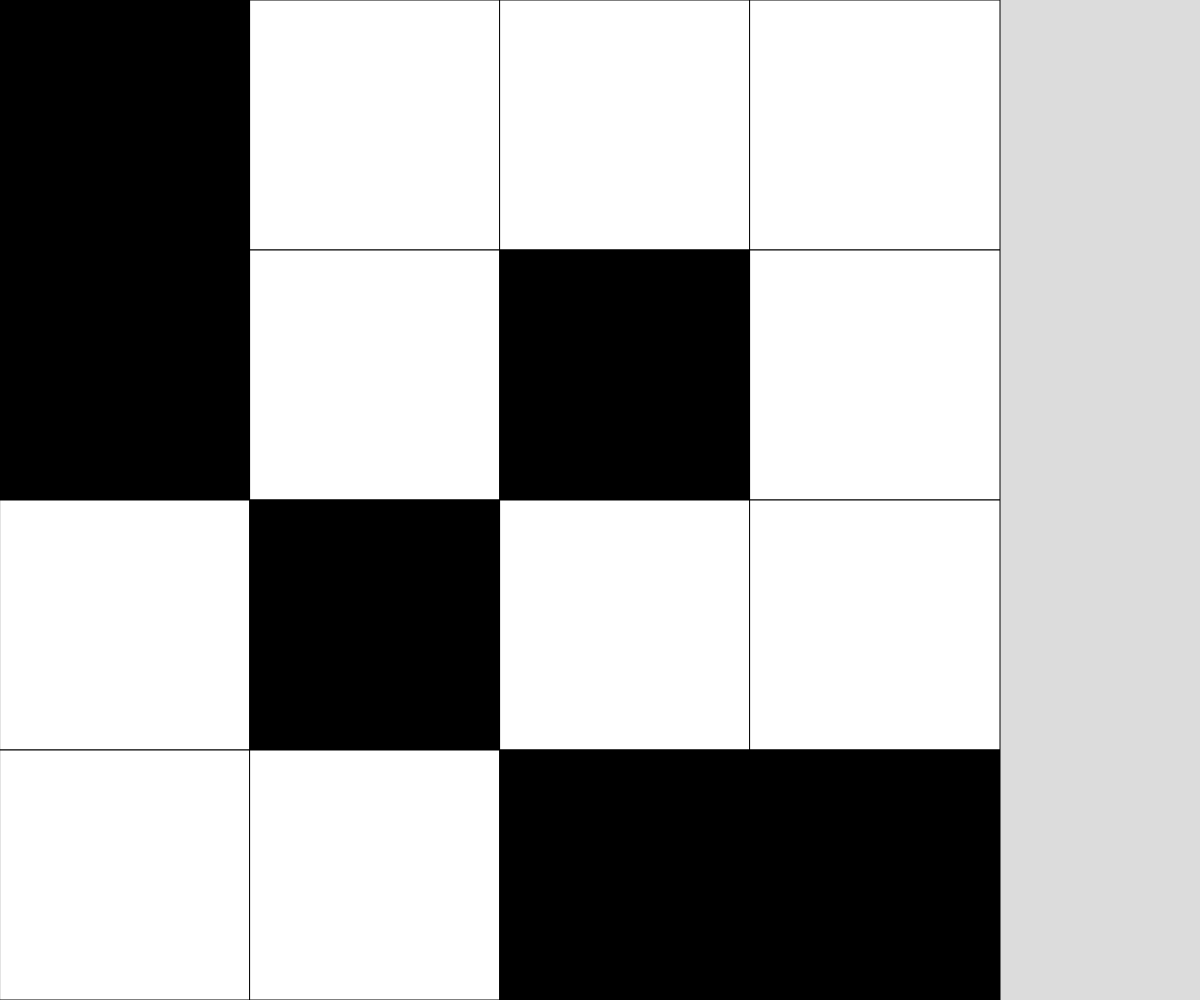
Frame 1 (no input)
Frame 60 (no input): identical to frame 1, image omitted
Frame 120 (the mouse pressed at the canvas centre since frame 60): identical to frame 1, image omitted

The p5.js sketch that drew this single still picture (run headless with seeded random() and noise() and a simulated clock; from frame 60 on, the mouse is pressed at the canvas centre):

// p5.js sketch
// ── sketch.js
// 2d Grid

let theGrid = [[1, 0, 0, 0],
  [1, 0, 1, 0],
  [0, 1, 0, 0],
  [0, 0, 1, 1]];
const SQUARE_DIMENSION = theGrid. length;

let cellSize;

function setup() {
  createCanvas(windowWidth, windowHeight);
  if (width > height) {
    cellSize = height/SQUARE_DIMENSION;
  }
  else {
    cellSize = width/SQUARE_DIMENSION;
  }
}

function draw() {
  background(220);
  showGrid();
}

function showGrid() {
  for (let y = 0; y < SQUARE_DIMENSION; y++) {
    for (let x = 0; x < SQUARE_DIMENSION; x++) {
      if (theGrid[y][x] === 1) {
        fill("black");
      }
      else if (theGrid[y][x] === 0) {
        fill("white");
      }
      square(x * cellSize, y * cellSize, cellSize);
    }
  }
}
